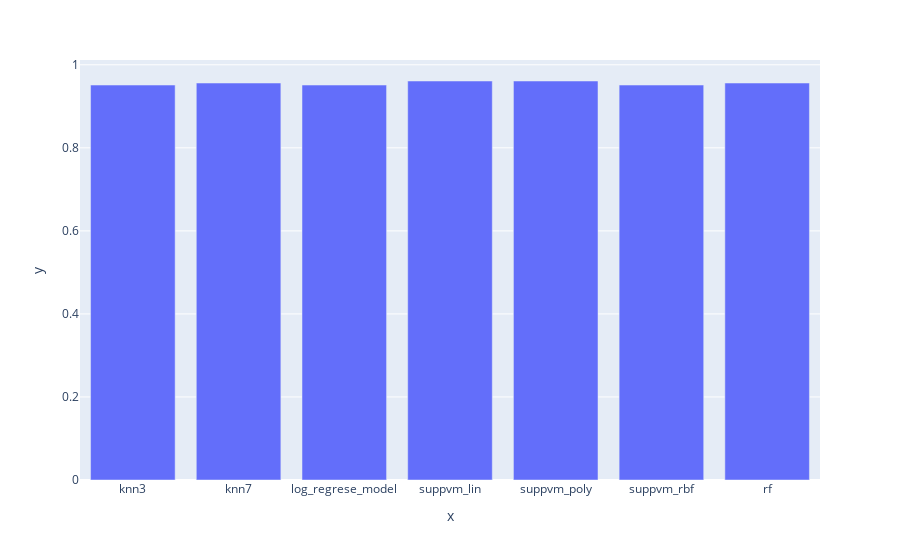

Write notebook code for a chart like this one.
### Code cell
models = ["knn3", "knn7", "log_regrese_model", "suppvm_lin", "suppvm_poly", "suppvm_rbf", "rf"]
models_pca = ["knn3_pca", "knn7_pca", "log_regrese_model_pca", "suppvm_pca_linear", "suppvm_pca_poly", "suppvm_pca_rbf", "rf_pca"]

fig = px.bar(x=models, y=models_score)
fig.show()

### Figure 1 — Plotly figure (JSON) as saved in the notebook; plotly's stock layout.template omitted (floating-point values rounded to 4 significant figures)
{"data": [{"alignmentgroup": "True", "hovertemplate": "x=%{x}<br>y=%{y}<extra></extra>", "legendgroup": "", "marker": {"color": "#636efa", "pattern": {"shape": ""}}, "name": "", "offsetgroup": "", "orientation": "v", "showlegend": false, "textposition": "auto", "type": "bar", "x": ["knn3", "knn7", "log_regrese_model", "suppvm_lin", "suppvm_poly", "suppvm_rbf", "rf"], "xaxis": "x", "y": [0.9512, 0.9561, 0.9512, 0.961, 0.961, 0.9512, 0.9561], "yaxis": "y"}], "layout": {"barmode": "relative", "legend": {"tracegroupgap": 0}, "margin": {"t": 60}, "xaxis": {"anchor": "y", "domain": [0, 1], "title": {"text": "x"}}, "yaxis": {"anchor": "x", "domain": [0, 1], "title": {"text": "y"}}}}
